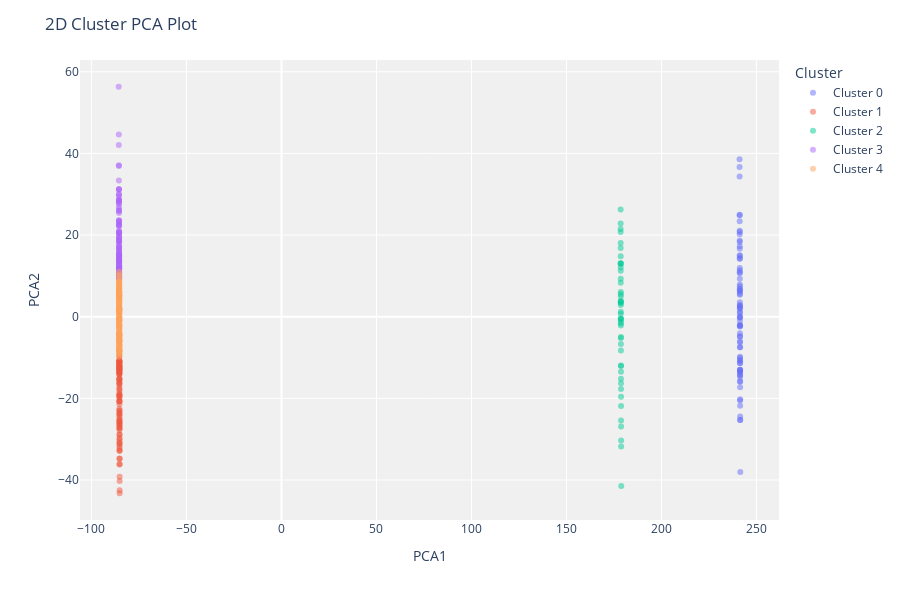
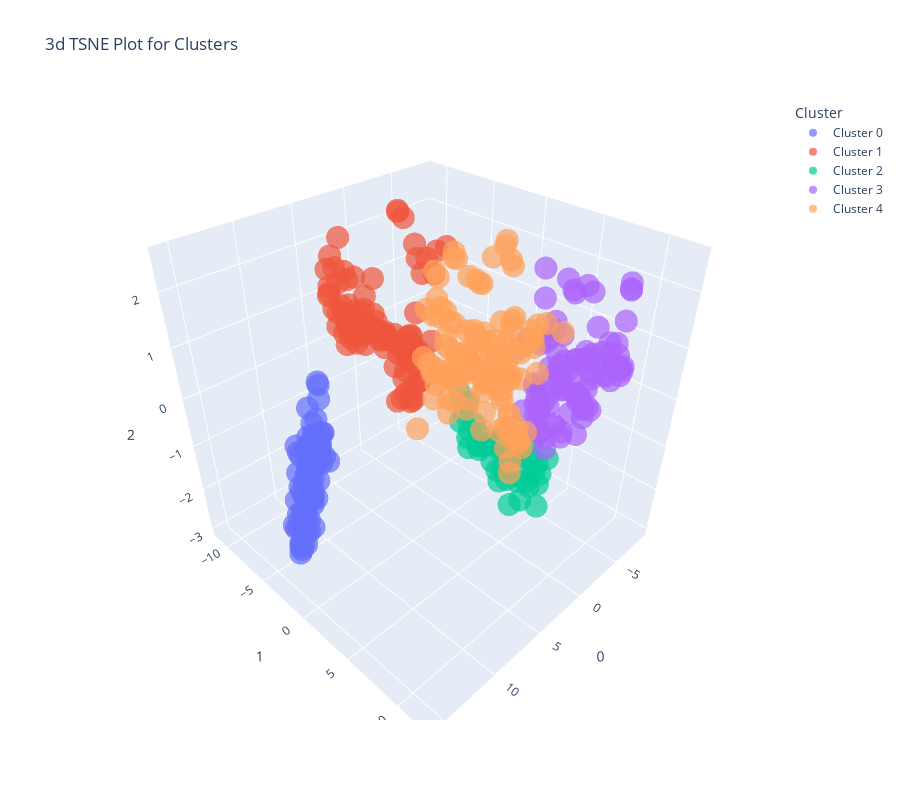

The notebook cell saved with these charts, in order:
### Code cell
for pt in plot_types: 
    plot_model(x, plot = pt)
